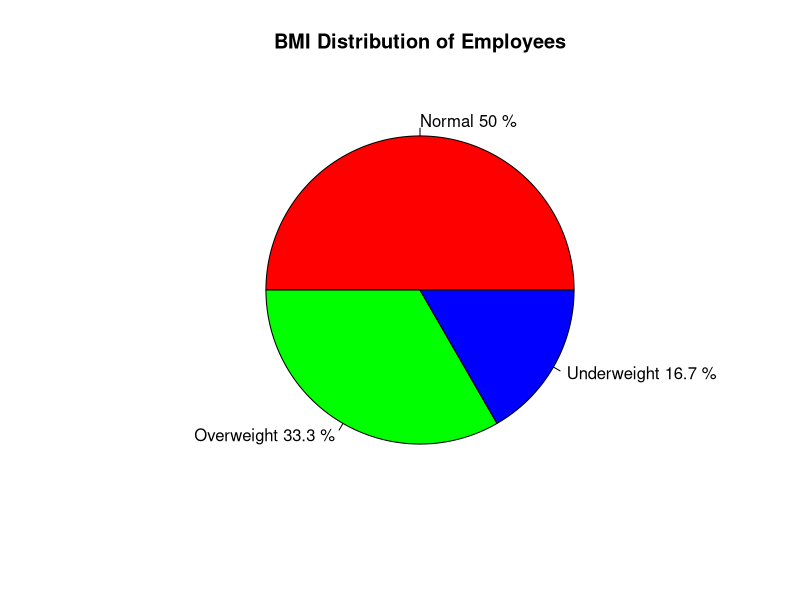

Write the R code that produced this figure.
# Load necessary library
library(ggplot2)

# Create the employee data frame
employee_data <- data.frame(
  EMPID = c(101, 102, 103, 104, 105, 106),
  Gender = c("Male", "Female", "Male", "Female", "Male", "Female"),
  Age = c(25, 30, 45, 28, 35, 40),
  Sales = c(200, 150, 300, 180, 250, 220),
  BMI = c("Normal", "Overweight", "Underweight", "Normal", "Overweight", "Normal"),
  Income = c(50000, 60000, 45000, 52000, 58000, 61000)
)

# View the data frame
print("Employee Data:")
print(employee_data)

# Create a table of BMI counts
bmi_counts <- table(employee_data$BMI)

# Create a pie chart
pie(bmi_counts,
    main = "BMI Distribution of Employees",
    col = rainbow(length(bmi_counts)),
    labels = paste(names(bmi_counts), round(100 * bmi_counts / sum(bmi_counts), 1), "%")
)
